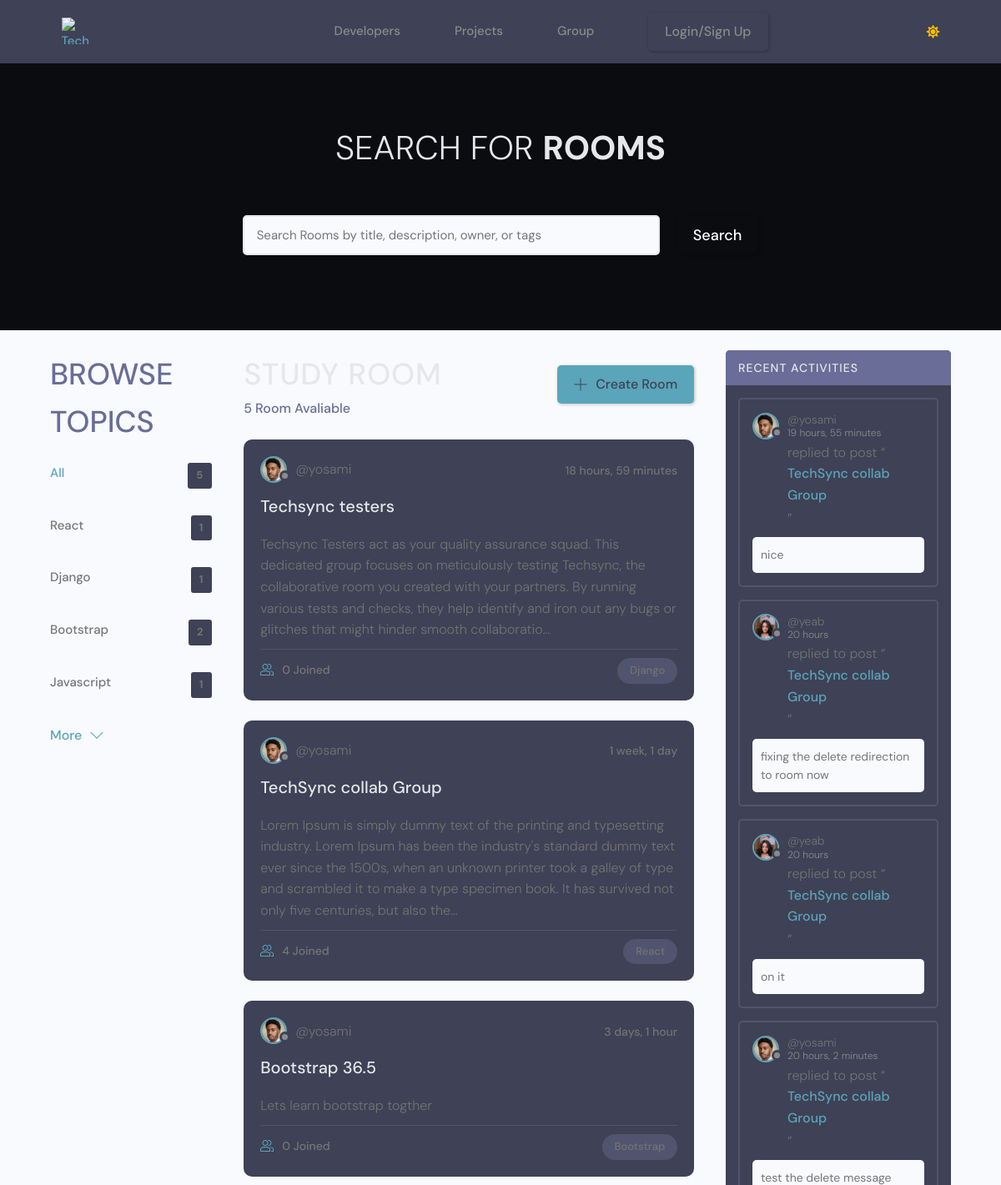
Page /group/ (upper part) on the earlier database version.
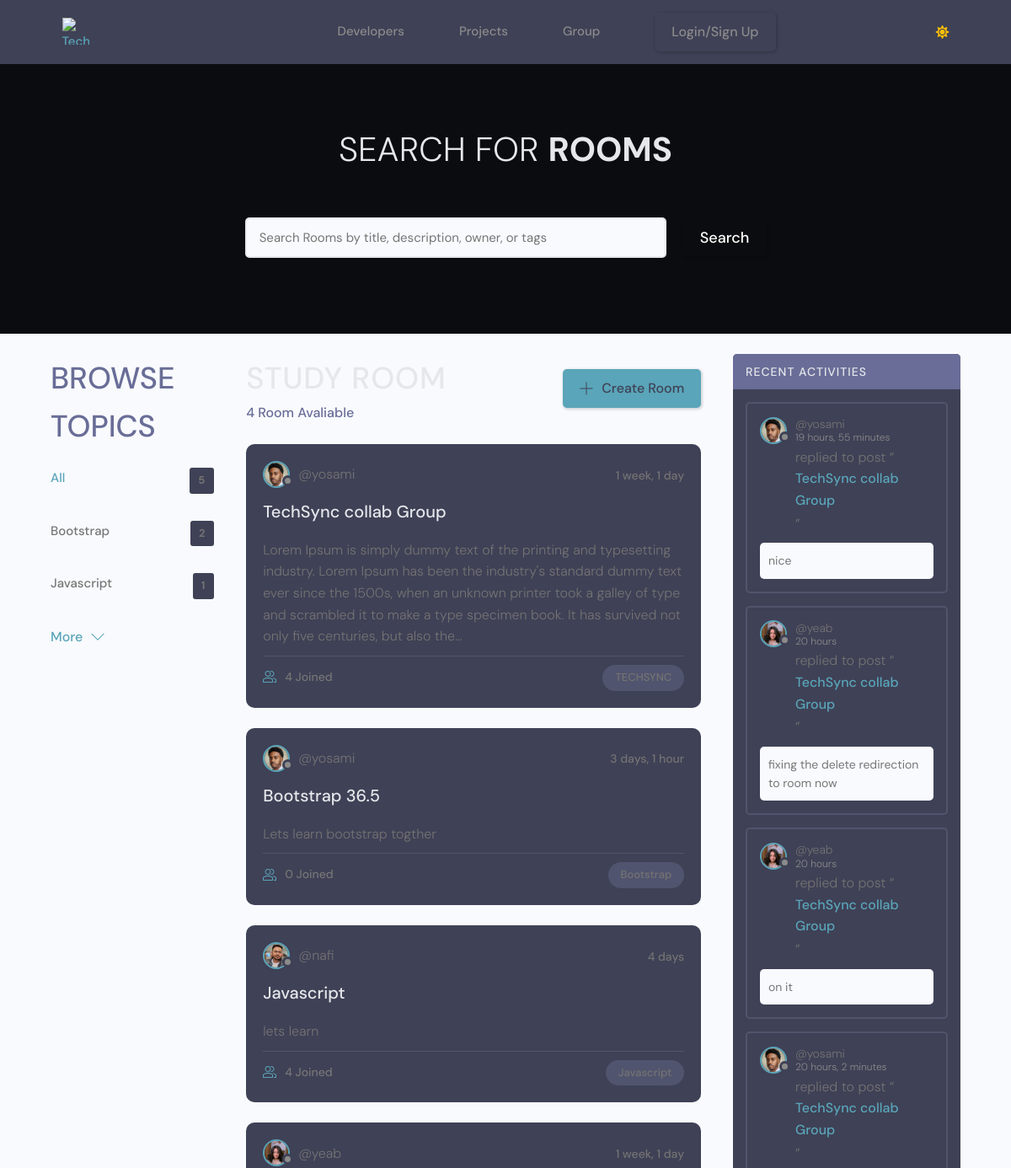
Same page on the later database version.
### group/models.py (models this page shows, shortened)
class Topic(models.Model):
    name = models.CharField(max_length=200)

class Room(models.Model):
    id = models.UUIDField(default=uuid.uuid4, primary_key=True, unique=True, editable=False, )
    host = models.ForeignKey(User, on_delete=models.SET_NULL, null=True)
    topic = models.ForeignKey(Topic, on_delete=models.SET_NULL, null=True)
    name = models.CharField(max_length=200)
    description = models.TextField(null=True, blank=True)
    participants = models.ManyToManyField(
        User, related_name='participants', blank=True)
    updated = models.DateTimeField(auto_now=True)
    created = models.DateTimeField(auto_now_add=True)
    class Meta:
        ordering = ['-updated', '-created']
    def __str__(self):
        return self.name

class Message(models.Model):
    id = models.UUIDField(default=uuid.uuid4, primary_key=True, unique=True, editable=False, )
    user = models.ForeignKey(User, on_delete=models.CASCADE)
    room = models.ForeignKey(Room, on_delete=models.CASCADE)
    body = models.TextField()
    updated = models.DateTimeField(auto_now=True)
    created = models.DateTimeField(auto_now_add=True)
    class Meta:
        ordering = ['-updated', '-created']

### users/models.py (models this page shows, shortened)
class User(AbstractUser):
    email = models.EmailField(unique=True)
    is_recruiter = models.BooleanField(default=False)
    is_applicant = models.BooleanField(default=False)
    has_resume = models.BooleanField(default=False)
    has_company = models.BooleanField(default=False)

class Profile(models.Model):
    id = models.UUIDField(default=uuid.uuid4, primary_key=True, unique=True, editable=False, )
    user = models.OneToOneField(User, on_delete=models.CASCADE,null=True,blank=True)
    name = models.CharField(max_length=200, blank=True,null=True)
    username = models.CharField(max_length=200, blank=True,null=True,unique=True)
    headline = models.CharField(max_length=200, blank=True,null=True)
    about = models.TextField(blank=True, null=True)
    location = models.CharField(max_length=200, blank=True,null=True)
    profile_image = models.ImageField(null=True, blank=True,upload_to='profiles', default='default_profile.png')
    github_link = models.CharField(max_length=200, blank=True,null=True)
    twitter_link = models.CharField(max_length=200, blank=True,null=True)
    linkedin_link = models.CharField(max_length=200, blank=True,null=True)
    personal_link = models.CharField(max_length=200, blank=True,null=True)
    created_at = models.DateTimeField(auto_now_add=True)

### group/views.py (the view)
# urls.py: path('', views.home, name="home-group"),
def home(request):
    q = request.GET.get('q') if request.GET.get('q') != None else ''
    q = q.lower()  # convert query to lowercase
    rooms = Room.objects.annotate(
        lower_topic=Lower('topic__name'),
        lower_name=Lower('name'),
        lower_description=Lower('description')
    ).filter(
        Q(lower_topic__icontains=q) |
        Q(lower_name__icontains=q) |
        Q(lower_description__icontains=q)
    )
    topics = Topic.objects.all()[0:5]
    room_count = rooms.count()
    room_messages = Message.objects.filter(Q(room__topic__name__icontains=q))
    context = {
        'rooms': rooms,
        'topics': topics,
        'room_count': room_count,
        'room_messages': room_messages,
    }
    return render(request, 'group/home.html', context)

### templates/group/home.html (shortened to what this page needs)
{% extends "main/main.html" %}
{% block content%}
{% include "group/navbar.html" %}
    <main class="layout layout--3">
      <div class="container">
  {% include "group/topic_component.html" %}
        <div class="roomList">
          <div class="roomList__header">
            <div>
              <h2>Study Room</h2>
              <p>{{room_count}} Room Avaliable</p>
            </div>
            <a class="btn btn--main" href="{% url 'create-room' %}">
              <svg version="1.1" xmlns="http://www.w3.org/2000/svg" width="32" height="32" viewBox="0 0 32 32">
                <title>add</title>
                <path
                  d="M16.943 0.943h-1.885v14.115h-14.115v1.885h14.115v14.115h1.885v-14.115h14.115v-1.885h-14.115v-14.115z"
                ></path>
              </svg>
              Create Room
            </a>
          </div>
{% include "group/feed_component.html" %}
        </div>
{% include "group/activity_component.html" %}
      </div>
    </main>
{% endblock content %}

### templates/group/topic_component.html
<div class="topics">
    <div class="topics__header">
      <h2>Browse Topics</h2>
    </div>
    <ul class="topics__list">
      <li>
        <a href="{% url 'home-group'%}" class="active">All <span>{{topics.count}}</span></a>
      </li>
    {% for topic in topics %}
        {% if topic.room_set.all.count > 0 %}
        <li>
            <a href="{% url 'home-group'%}?q={{topic.name}}">{{topic.name}}<span>{{topic.room_set.all.count}}</span></a>
        </li>
        {% endif %}
      {% endfor %}
    </ul>
    <a class="btn btn--link" href="{% url 'topics'%}">
      More
      <svg version="1.1" xmlns="http://www.w3.org/2000/svg" width="32" height="32" viewBox="0 0 32 32">
        <title>chevron-down</title>
        <path d="M16 21l-13-13h-3l16 16 16-16h-3l-13 13z"></path>
      </svg>
    </a>
  </div>

### templates/group/feed_component.html (shortened to what this page needs)
{% for room in rooms %}
<div class="roomListRoom">
    <div class="roomListRoom__header">
      <a href="" class="roomListRoom__author">
        <div class="avatar avatar--small">
          <img src="{{room.host.profile.profile_image.url}}" />
        </div>
        <span>@{{room.host.username}}</span>
      </a>
      <div class="roomListRoom__actions">
        <span>{{room.created|timesince}}</span>
      </div>
    </div>
    <div class="roomListRoom__content">
      <a href="{% url 'room' room.id %}">{{room.name}}</a>
      <p>
        {{room.description|truncatechars:300}}
      </p>
    </div>
    <div class="roomListRoom__meta">
      <a href="{% url 'room' room.id %}" class="roomListRoom__joined">
        {{room.participants.all.count}} Joined
      </a>
      <p class="roomListRoom__topic">{{room.topic.name}}</p>
    </div>
  </div>
{% endfor %}

### templates/group/activity_component.html (shortened to what this page needs)
<div class="activities">
    <div class="activities__header">
      <h2>Recent Activities</h2>
    </div>
    {% for message in room_messages|slice:":6" %}
    <div class="activities__box">
      <div class="activities__boxHeader roomListRoom__header">
        <a href="{% url 'user-profile' message.user.profile.id %}" class="roomListRoom__author">
          <div class="avatar avatar--small">
            <img src="{{message.user.profile.profile_image.url}}" />
          </div>
          <p>
            @{{message.user}}
            <span> {{ message.created|timesince }}</span>
          </p>
        </a>
      </div>
      <div class="activities__boxContent">
        <p>replied to post “<a href="{% url 'room' message.room.id %}">{{message.room}}</a>”</p>
        <div class="activities__boxRoomContent">
          {{message.body|truncatechars:100}}
        </div>
      </div>
    </div>
    {% endfor %}
  </div>

Differences in the rows shown:
no longer on this page (row unchanged): Topic: name "React", room_set.all.count "1"
no longer on this page (row unchanged): Topic: name "Django", room_set.all.count "1"
removed Room: host.profile.profile_image (picture), host.username "yosami", created "18 hours, 59 minutes", name "Techsync testers", description "Techsync Testers act as your quality assurance squad. This dedicated group focuses on meticulously testing Techsync, the collaborative room you created with your partners. By running various tests and checks, they help identify and iron out any bugs or glitches that might hinder smooth collaboratio…", participants.all.count "0", topic.name "Django"
changed Room "TechSync collab Group": topic.name "React" → "TECHSYNC"
now on this page (row unchanged): Room: host.profile.profile_image (picture), host.username "nafi", created "4 days", name "Javascript", description "lets learn", participants.all.count "4", topic.name "Javascript"
now on this page (row unchanged): Room: host.profile.profile_image (picture), host.username "yeab", created "1 week, 1 day"
Other differences:
{{ room_count }}: "5" → "4"
